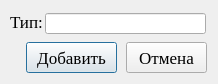
<?xml version="1.0" encoding="UTF-8"?>
<ui version="4.0">
 <class>TypeAdd</class>
 <widget class="QDialog" name="TypeAdd">
  <property name="geometry">
   <rect>
    <x>0</x>
    <y>0</y>
    <width>218</width>
    <height>84</height>
   </rect>
  </property>
  <property name="font">
   <font>
    <family>Times New Roman</family>
    <pointsize>13</pointsize>
   </font>
  </property>
  <property name="windowTitle">
   <string>Type</string>
  </property>
  <widget class="QLabel" name="label">
   <property name="geometry">
    <rect>
     <x>10</x>
     <y>6</y>
     <width>41</width>
     <height>31</height>
    </rect>
   </property>
   <property name="text">
    <string>Тип:</string>
   </property>
  </widget>
  <widget class="QLineEdit" name="lineEdit">
   <property name="geometry">
    <rect>
     <x>45</x>
     <y>13</y>
     <width>161</width>
     <height>21</height>
    </rect>
   </property>
  </widget>
  <widget class="QPushButton" name="pushButton">
   <property name="geometry">
    <rect>
     <x>26</x>
     <y>42</y>
     <width>91</width>
     <height>31</height>
    </rect>
   </property>
   <property name="text">
    <string>Добавить</string>
   </property>
  </widget>
  <widget class="QPushButton" name="pushButton_2">
   <property name="geometry">
    <rect>
     <x>126</x>
     <y>42</y>
     <width>81</width>
     <height>31</height>
    </rect>
   </property>
   <property name="text">
    <string>Отмена</string>
   </property>
  </widget>
 </widget>
 <resources/>
 <connections/>
</ui>
